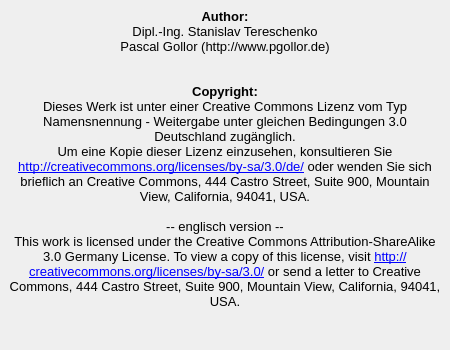
<?xml version="1.0" encoding="UTF-8"?>
<ui version="4.0">
 <class>DialogLicense</class>
 <widget class="QDialog" name="DialogLicense">
  <property name="geometry">
   <rect>
    <x>0</x>
    <y>0</y>
    <width>450</width>
    <height>350</height>
   </rect>
  </property>
  <property name="sizePolicy">
   <sizepolicy hsizetype="Fixed" vsizetype="Fixed">
    <horstretch>0</horstretch>
    <verstretch>0</verstretch>
   </sizepolicy>
  </property>
  <property name="maximumSize">
   <size>
    <width>450</width>
    <height>350</height>
   </size>
  </property>
  <property name="windowTitle">
   <string>License</string>
  </property>
  <widget class="QTextBrowser" name="textBrowser">
   <property name="geometry">
    <rect>
     <x>5</x>
     <y>5</y>
     <width>440</width>
     <height>351</height>
    </rect>
   </property>
   <property name="palette">
    <palette>
     <active>
      <colorrole role="Base">
       <brush brushstyle="SolidPattern">
        <color alpha="0">
         <red>255</red>
         <green>255</green>
         <blue>255</blue>
        </color>
       </brush>
      </colorrole>
     </active>
     <inactive>
      <colorrole role="Base">
       <brush brushstyle="SolidPattern">
        <color alpha="0">
         <red>255</red>
         <green>255</green>
         <blue>255</blue>
        </color>
       </brush>
      </colorrole>
     </inactive>
     <disabled>
      <colorrole role="Base">
       <brush brushstyle="SolidPattern">
        <color alpha="255">
         <red>212</red>
         <green>208</green>
         <blue>200</blue>
        </color>
       </brush>
      </colorrole>
     </disabled>
    </palette>
   </property>
   <property name="frameShape">
    <enum>QFrame::NoFrame</enum>
   </property>
   <property name="verticalScrollBarPolicy">
    <enum>Qt::ScrollBarAlwaysOff</enum>
   </property>
   <property name="horizontalScrollBarPolicy">
    <enum>Qt::ScrollBarAlwaysOff</enum>
   </property>
   <property name="html">
    <string>&lt;!DOCTYPE HTML PUBLIC &quot;-//W3C//DTD HTML 4.0//EN&quot; &quot;http://www.w3.org/TR/REC-html40/strict.dtd&quot;&gt;
&lt;html&gt;&lt;head&gt;&lt;meta name=&quot;qrichtext&quot; content=&quot;1&quot; /&gt;&lt;style type=&quot;text/css&quot;&gt;
p, li { white-space: pre-wrap; }
&lt;/style&gt;&lt;/head&gt;&lt;body style=&quot; font-family:'MS Shell Dlg 2'; font-size:8.25pt; font-weight:400; font-style:normal;&quot;&gt;
&lt;p align=&quot;center&quot; style=&quot; margin-top:0px; margin-bottom:0px; margin-left:0px; margin-right:0px; -qt-block-indent:0; text-indent:0px;&quot;&gt;&lt;span style=&quot; font-size:10pt; font-weight:600;&quot;&gt;Author:&lt;/span&gt;&lt;/p&gt;
&lt;p align=&quot;center&quot; style=&quot; margin-top:0px; margin-bottom:0px; margin-left:0px; margin-right:0px; -qt-block-indent:0; text-indent:0px; -qt-user-state:2;&quot;&gt;&lt;span style=&quot; font-size:10pt;&quot;&gt;Dipl.-Ing. Stanislav Tereschenko&lt;/span&gt;&lt;/p&gt;
&lt;p align=&quot;center&quot; style=&quot; margin-top:0px; margin-bottom:0px; margin-left:0px; margin-right:0px; -qt-block-indent:0; text-indent:0px; -qt-user-state:2;&quot;&gt;&lt;span style=&quot; font-size:10pt;&quot;&gt;Pascal Gollor (http://www.pgollor.de)&lt;/span&gt;&lt;/p&gt;
&lt;p align=&quot;center&quot; style=&quot;-qt-paragraph-type:empty; margin-top:0px; margin-bottom:0px; margin-left:0px; margin-right:0px; -qt-block-indent:0; text-indent:0px; font-size:10pt;&quot;&gt;&lt;br /&gt;&lt;/p&gt;
&lt;p align=&quot;center&quot; style=&quot;-qt-paragraph-type:empty; margin-top:0px; margin-bottom:0px; margin-left:0px; margin-right:0px; -qt-block-indent:0; text-indent:0px; font-size:10pt;&quot;&gt;&lt;br /&gt;&lt;/p&gt;
&lt;p align=&quot;center&quot; style=&quot; margin-top:0px; margin-bottom:0px; margin-left:0px; margin-right:0px; -qt-block-indent:0; text-indent:0px; -qt-user-state:2;&quot;&gt;&lt;span style=&quot; font-size:10pt; font-weight:600;&quot;&gt;Copyright:&lt;/span&gt;&lt;/p&gt;
&lt;p align=&quot;center&quot; style=&quot; margin-top:0px; margin-bottom:0px; margin-left:0px; margin-right:0px; -qt-block-indent:0; text-indent:0px;&quot;&gt;&lt;span style=&quot; font-size:10pt;&quot;&gt;Dieses Werk ist unter einer Creative Commons Lizenz vom Typ&lt;/span&gt;&lt;/p&gt;
&lt;p align=&quot;center&quot; style=&quot; margin-top:0px; margin-bottom:0px; margin-left:0px; margin-right:0px; -qt-block-indent:0; text-indent:0px; -qt-user-state:2;&quot;&gt;&lt;span style=&quot; font-size:10pt;&quot;&gt;Namensnennung - Weitergabe unter gleichen Bedingungen 3.0 Deutschland zugänglich.&lt;/span&gt;&lt;/p&gt;
&lt;p align=&quot;center&quot; style=&quot; margin-top:0px; margin-bottom:0px; margin-left:0px; margin-right:0px; -qt-block-indent:0; text-indent:0px; -qt-user-state:2;&quot;&gt;&lt;span style=&quot; font-size:10pt;&quot;&gt;Um eine Kopie dieser Lizenz einzusehen, konsultieren Sie&lt;/span&gt;&lt;/p&gt;
&lt;p align=&quot;center&quot; style=&quot; margin-top:0px; margin-bottom:0px; margin-left:0px; margin-right:0px; -qt-block-indent:0; text-indent:0px; -qt-user-state:2;&quot;&gt;&lt;a href=&quot;http://creativecommons.org/licenses/by-nc-sa/3.0/de/&quot;&gt;&lt;span style=&quot; font-size:10pt; text-decoration: underline; color:#0000ff;&quot;&gt;http://creativecommons.org/licenses/by-sa/3.0/de/&lt;/span&gt;&lt;/a&gt;&lt;span style=&quot; font-size:10pt;&quot;&gt; oder wenden Sie sich&lt;/span&gt;&lt;/p&gt;
&lt;p align=&quot;center&quot; style=&quot; margin-top:0px; margin-bottom:0px; margin-left:0px; margin-right:0px; -qt-block-indent:0; text-indent:0px; -qt-user-state:2;&quot;&gt;&lt;span style=&quot; font-size:10pt;&quot;&gt;brieflich an Creative Commons, 444 Castro Street, Suite 900, Mountain View, California, 94041, USA.&lt;/span&gt;&lt;/p&gt;
&lt;p align=&quot;center&quot; style=&quot;-qt-paragraph-type:empty; margin-top:0px; margin-bottom:0px; margin-left:0px; margin-right:0px; -qt-block-indent:0; text-indent:0px; font-size:10pt;&quot;&gt;&lt;br /&gt;&lt;/p&gt;
&lt;p align=&quot;center&quot; style=&quot; margin-top:0px; margin-bottom:0px; margin-left:0px; margin-right:0px; -qt-block-indent:0; text-indent:0px; -qt-user-state:2;&quot;&gt;&lt;span style=&quot; font-size:10pt;&quot;&gt;-- englisch version --&lt;/span&gt;&lt;/p&gt;
&lt;p align=&quot;center&quot; style=&quot; margin-top:0px; margin-bottom:0px; margin-left:0px; margin-right:0px; -qt-block-indent:0; text-indent:0px; -qt-user-state:2;&quot;&gt;&lt;span style=&quot; font-size:10pt;&quot;&gt;This work is licensed under the Creative Commons Attribution-ShareAlike 3.0 Germany License. To view a copy of this license, visit &lt;/span&gt;&lt;a href=&quot;http://creativecommons.org/licenses/by-nc-sa/3.0/&quot;&gt;&lt;span style=&quot; font-size:10pt; text-decoration: underline; color:#0000ff;&quot;&gt;http://creativecommons.org/licenses/by-sa/3.0/&lt;/span&gt;&lt;/a&gt;&lt;span style=&quot; font-size:10pt;&quot;&gt; or send a letter to Creative Commons, 444 Castro Street, Suite 900, Mountain View, California, 94041, USA.&lt;/span&gt;&lt;/p&gt;&lt;/body&gt;&lt;/html&gt;</string>
   </property>
  </widget>
 </widget>
 <resources/>
 <connections/>
</ui>
